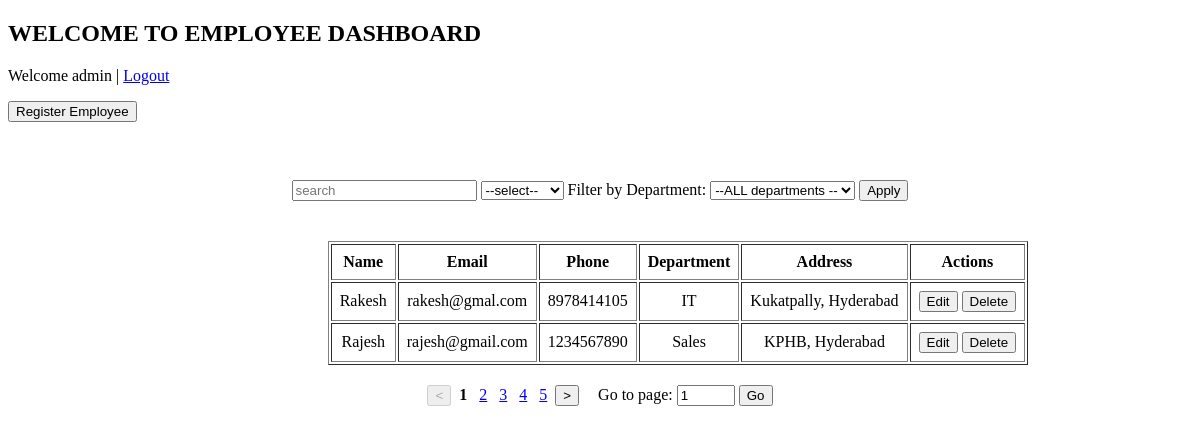
Screenshot of / (signed in) with the database file from the repository.
### dashboard/models.py (models this page shows, shortened)
class Employee(models.Model):
    user = models.ForeignKey(User, on_delete=models.CASCADE)
    name = models.CharField(max_length=100)
    email = models.EmailField()
    phone = models.CharField(max_length=13)
    department = models.CharField(max_length=50)
    address = models.TextField()

### dashboard/views.py (the view, shortened to what this page needs)
# urls.py: path('',views.home, name='home'),
@login_required
def home(request):
    query = request.GET.get('query', '').strip().lower()
    sort_by = request.GET.get('sort', '').strip().lower()
    page = int(request.GET.get('page','1'))
    employees = list(Employee.objects.all())
    department = request.GET.get('department', '')
    if department:
        employees = Employee.objects.filter(department=department)
    else:
        employees = Employee.objects.all()
    departments = Employee.objects.values_list('department', flat=True).distinct()
    if sort_by == 'name':
        employees.sort(key=lambda emp: emp.name.lower())
    elif sort_by == 'email':
        employees.sort(key=lambda emp: emp.email.lower())
    elif sort_by == 'name_desc':
        employees.sort(key=lambda emp: emp.name.lower(), reverse=True)
    per_page =2
    total = len(employees)
    start = (page - 1) * per_page
    end = start + per_page
    paginated_employees = employees[start:end]
    total_pages = (total + per_page - 1)//per_page
    context = {
        'employees': paginated_employees,
        'page': page,
        'total_pages': total_pages,
        'query': query,
        'sort': sort_by,
        'department': department,
        'departments': departments,
    }
    return render(request,'dashboard/home.html', context)

### dashboard/templatetags/custom_tags.py (called while the page is built)
@register.filter
def make_range(value):
    return range(1, value+1)

### dashboard/templates/dashboard/home.html (shortened to what this page needs)
{% load custom_tags %}
<!DOCTYPE html>
<html lang="en">
<head>
</head>
<body>
  <h2>WELCOME TO EMPLOYEE DASHBOARD</h2>
  {% if user.is_authenticated %}
      <p>Welcome {{ user.username }} | <a href="{% url 'logout' %}">Logout</a></p>
  {% endif %}
  {% if user.is_staff %}
      <button onclick="openForm()">Register Employee</button><br><br>
  {% endif %}
    <div style="text-align: center; margin-top: 40px;">
      <form method="get">
        <input type="text" name="query" placeholder="search" value="{{ request.GET.query }}">
        <select name="sort">
          <option value="">--select--</option>
        </select>
        <label>Filter by Department:</label>
        <select name="department">
          <option value="">--ALL departments --</option>
        </select>
        <button type="submit">Apply</button>
      </form>
    </div>
    <div style="text-align: center;margin-top: 40px;display: flex;margin-left: 27%;">
     <table border="1" cellpadding="8">
       <tr>
         <th>Name</th>
         <th>Email</th>
         <th>Phone</th>
         <th>Department</th>
         <th>Address</th>
         <th>Actions</th>
       </tr>
       {% for emp in employees %}
          <tr>
           <td>{{ emp.name }}</td>
           <td>{{ emp.email }}</td>
           <td>{{ emp.phone }}</td>
           <td>{{ emp.department }}</td>
           <td>{{ emp.address }}</td>
           <td>
             {% if user == emp.user or user.is_staff %}
               <button onclick="openEditModal('{{emp.id}}', '{{emp.name|escapejs}}', '{{emp.email|escapejs}}','{{emp.phone|escapejs}}', '{{emp.department|escapejs}}', '{{emp.address|escapejs}}')">Edit</button>
               <button onclick="openDeleteModal('{{emp.id}}', '{{ emp.name }}')">Delete</button>
             {% endif %}
           </td>
          </tr>
         {% endfor %}
     </table>
    </div>
  <div style="margin-top: 20px; text-align: center;">
  <form method="get" style="display: inline;">
    {% if page > 1 %}
      <button type="submit" name="page" value="{{ page|add:"-1" }}">&lt;</button>
    {% else %}
      <button type="button" disabled>&lt;</button>
    {% endif %}
  </form>
  {% for p in total_pages|make_range %}
    {% if p == page %}
      <strong style="margin: 0 4px;">{{ p }}</strong>
    {% else %}
      <a href="?page={{ p }}&query={{ query }}&sort={{ sort }}" style="margin: 0 4px;">{{ p }}</a>
    {% endif %}
  {% endfor %}
  <form method="get" style="display: inline;">
    {% if page < total_pages %}
      <button type="submit" name="page" value="{{ page|add:"1" }}">&gt;</button>
    {% else %}
      <button type="button" disabled>&gt;</button>
    {% endif %}
  </form>
  <form method="get" style="display: inline-block; margin-left: 15px;">
    <label for="page_input">Go to page:</label>
    <input type="number" id="page_input" name="page" min="1" max="{{ total_pages }}" value="{{ page }}" style="width: 50px;">
    <button type="submit">Go</button>
  </form>
</div>
</body>
</html>

### rows the page displays
Employee: name "Rakesh", email "rakesh@gmal.com", phone "8978414105", department "IT", address "Kukatpally, Hyderabad"
Employee: name "Rajesh", email "rajesh@gmail.com", phone "1234567890", department "Sales", address "KPHB, Hyderabad"

### other values shown
{{ user.username }} "admin"
{{ p }} "1"
{{ p }} "2" "3" "4" "5"
